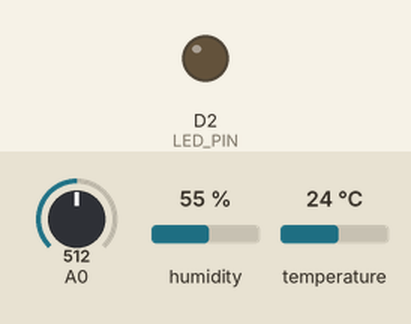
Simulated run of this sketch. Board: ESP8266 (NodeMCU). On the bench: output pins drawn as LEDs (lit = HIGH). Inputs (shaded band) come from the test bench; at power-on: A0 = 512, humidity 55 %, temperature 24 °C. WiFi joins after 1.5 s; servers stay silent unless stated; what the sketch prints to the serial monitor is not drawn.

Above: at 1.67 s.
Timing chart, 0 to 3.3 s (numbered marks = the images above):
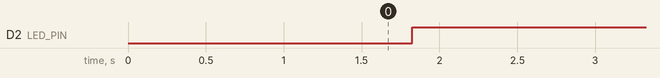

Measured:
- by itself, D2 (LED_PIN): LOW → HIGH at 1.8 s

The sketch:

DHT11_LDR_THINGspek.ino
```cpp
#include <ESP8266WiFi.h>
#include <ThingSpeak.h>
#include <DHT.h>

#define DHTPIN D4     // DHT11 data pin
#define DHTTYPE DHT11 // DHT 11
#define LED_PIN D2   // LED pin

const char* ssid = "KRANTI";  // Replace with your network SSID
const char* password = "12345678";  // Replace with your network password

unsigned long myChannelNumber = 2578684;  // Replace with your ThingSpeak channel number
const char* myWriteAPIKey = "O4VI3R9SQQGVXJ6I";  // Replace with your ThingSpeak write API key

WiFiClient client;
DHT dht(DHTPIN, DHTTYPE);

void setup() {
  Serial.begin(115200);
  WiFi.begin(ssid, password);

  while (WiFi.status() != WL_CONNECTED) {
    delay(500);
    Serial.print(".");
  }
  Serial.println("WiFi connected");

  ThingSpeak.begin(client);

  dht.begin();

  pinMode(LED_PIN, OUTPUT);
  digitalWrite(LED_PIN, LOW);  // Ensure LED is off initially
}

void loop() {
  float h = dht.readHumidity();
  float t = dht.readTemperature();
  int ldrValue = analogRead(A0);

  if (isnan(h) || isnan(t)) {
    Serial.println("Failed to read from DHT sensor!");
    return;
  }

  Serial.print("Humidity: "); Serial.print(h);
  Serial.print(" %\tTemperature: "); Serial.print(t);
  Serial.print(" *C\tLDR Value: "); Serial.println(ldrValue);

  // Send data to ThingSpeak
  ThingSpeak.setField(1, t);
  ThingSpeak.setField(2, h);
  ThingSpeak.setField(3, ldrValue);

  int x = ThingSpeak.writeFields(myChannelNumber, myWriteAPIKey);

  if(x == 200){
    Serial.println("Channel update successful.");
  } else {
    Serial.println("Problem updating channel. HTTP error code " + String(x));
  }

  // Control LED based on LDR value
  if (ldrValue >500) {  // Adjust the threshold value as needed
    digitalWrite(LED_PIN, HIGH); // Turn LED on
  } else {
    digitalWrite(LED_PIN, LOW);  // Turn LED off
  }

  delay(1000);  // Wait for 20 seconds to update ThingSpeak
}
```
